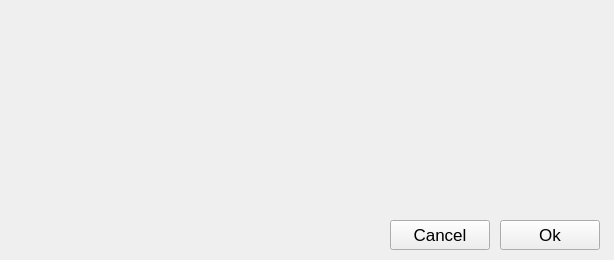
<?xml version="1.0" encoding="UTF-8"?>
<ui version="4.0">
 <class>TextDialog</class>
 <widget class="QDialog" name="TextDialog">
  <property name="windowModality">
   <enum>Qt::ApplicationModal</enum>
  </property>
  <property name="geometry">
   <rect>
    <x>0</x>
    <y>0</y>
    <width>614</width>
    <height>260</height>
   </rect>
  </property>
  <property name="font">
   <font>
    <pointsize>13</pointsize>
   </font>
  </property>
  <property name="windowTitle">
   <string>&quot;Enter Text&quot;</string>
  </property>
  <widget class="Q3TextEdit" name="textEdit">
   <property name="geometry">
    <rect>
     <x>10</x>
     <y>10</y>
     <width>591</width>
     <height>200</height>
    </rect>
   </property>
  </widget>
  <widget class="QPushButton" name="cancelButton">
   <property name="geometry">
    <rect>
     <x>390</x>
     <y>220</y>
     <width>100</width>
     <height>30</height>
    </rect>
   </property>
   <property name="text">
    <string>Cancel</string>
   </property>
   <property name="autoDefault">
    <bool>false</bool>
   </property>
  </widget>
  <widget class="QPushButton" name="okButton">
   <property name="geometry">
    <rect>
     <x>500</x>
     <y>220</y>
     <width>100</width>
     <height>30</height>
    </rect>
   </property>
   <property name="text">
    <string>Ok</string>
   </property>
   <property name="autoDefault">
    <bool>false</bool>
   </property>
  </widget>
 </widget>
 <layoutdefault spacing="6" margin="11"/>
 <pixmapfunction>qPixmapFromMimeSource</pixmapfunction>
 <customwidgets>
  <customwidget>
   <class>Q3Frame</class>
   <extends>QFrame</extends>
   <header>Qt3Support/Q3Frame</header>
   <container>1</container>
  </customwidget>
  <customwidget>
   <class>Q3TextEdit</class>
   <extends>Q3Frame</extends>
   <header>q3textedit.h</header>
  </customwidget>
 </customwidgets>
 <resources/>
 <connections/>
</ui>
